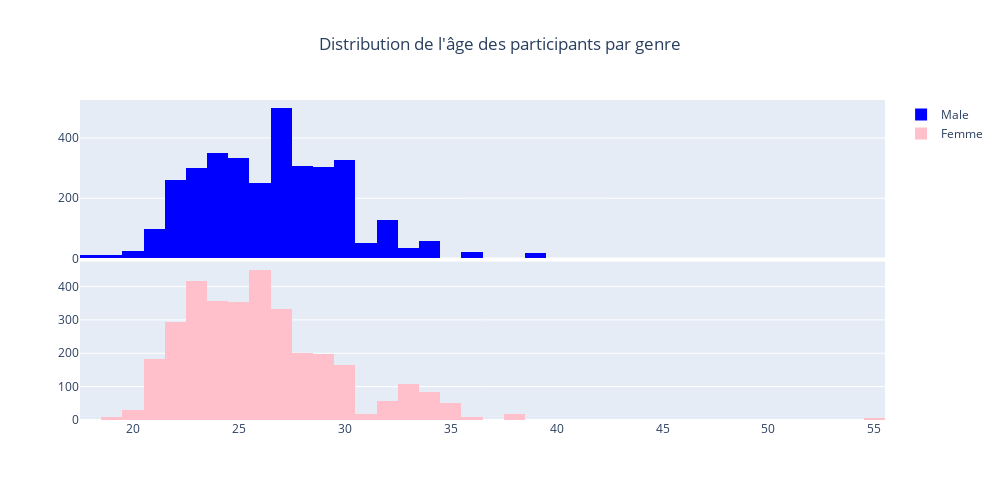

The notebook cell this image was saved under:
### Markdown cell above
Number of matches is identical dear the logical Man and Woman

### Code cell
# Visualization of age distribution by gender
fig_age = make_subplots(rows= 2, cols= 1,shared_xaxes = True, vertical_spacing = 0.01,)
fig_age.add_trace(
    go.Histogram(
        name='Male',
        x = df["age"][(df["gender"] == 1)],
        marker=dict(
        color='blue'
        )),
        row = 1,
        col = 1)

fig_age.add_trace(
    go.Histogram(
        name='Femme',
        x = df["age"][(df["gender"] == 0)],
              marker=dict(
        color='pink'
        )),
        row = 2,
        col = 1)
   
fig_age.update_layout( 
                    width=1000, 
                    height=500, 
                    title= {'x' : 0.5},
                    title_text="Distribution de l'âge des participants par genre",
                    )
fig_age.show()

### Figure 1 — Plotly figure (JSON) as saved in the notebook; plotly's stock layout.template omitted (floating-point values rounded to 4 significant figures; data arrays with more than 128 entries replaced by an {"elided": "..."} marker saying what was removed)
{"data": [{"marker": {"color": "blue"}, "name": "Male", "type": "histogram", "x": {"elided": "3413 int values"}, "xaxis": "x", "yaxis": "y"}, {"marker": {"color": "pink"}, "name": "Femme", "type": "histogram", "x": {"elided": "3403 int values"}, "xaxis": "x2", "yaxis": "y2"}], "layout": {"height": 500, "title": {"text": "Distribution de l'âge des participants par genre", "x": 0.5}, "width": 1000, "xaxis": {"anchor": "y", "domain": [0, 1], "matches": "x2", "showticklabels": false}, "xaxis2": {"anchor": "y2", "domain": [0, 1]}, "yaxis": {"anchor": "x", "domain": [0.505, 1]}, "yaxis2": {"anchor": "x2", "domain": [0, 0.495]}}}
